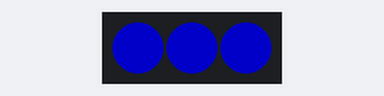
Simulated run of this sketch. Board: Arduino Uno, built with avr-gcc and run on an emulated ATmega328P. Shown: 3 RGB LEDs in strip order, left to right. Dim RGB values are drawn brighter than linear.

Above: at 0.16 s.
At 38.72 s:
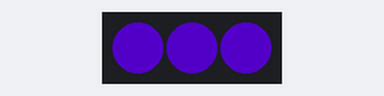
Timing chart, 0 to 40.0 s (numbered marks = the images above):
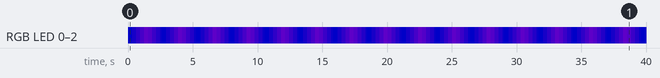

The sketch:

testLilLEDStrip.ino
```cpp
#include "FastLED.h"
#define FASTLED_INTERNAL
#define NUM_LEDS 3
#define DATA_PIN 6
#define BRIGHTNESS 100

CRGB leds[NUM_LEDS];

void setup() {
  // put your setup code here, to run once:
  FastLED.addLeds<WS2811, DATA_PIN, RGB>(leds, NUM_LEDS);
  FastLED.setBrightness( BRIGHTNESS );
}

void loop() {
  // put your main code here, to run repeatedly:
  for (int i = 0; i < NUM_LEDS; i++){
    leds[i] = CRGB::Blue;
    FastLED.show();
  }

  for( int colorStep=0; colorStep <= 127; colorStep++ ) { //to purple

        int r = colorStep;
        int g = 0;
        int b = 255;

        // Now loop though each of the LEDs and set each one to the current color
        for(int x = 0; x < NUM_LEDS; x++){
            leds[x] = CRGB(r,g,b);
        }

        // Display the colors we just set on the actual LEDs
        delay(10);
        FastLED.show();
   }

   for( int colorStep=127; colorStep >= 0; colorStep-- ) { //to blue

        int r = colorStep;
        int g = 0;
        int b = 255;

        // Now loop though each of the LEDs and set each one to the current color
        for(int x = 0; x < NUM_LEDS; x++){
            leds[x] = CRGB(r,g,b);
        }

        // Display the colors we just set on the actual LEDs
        delay(10);
        FastLED.show();
   }
}
```

Measured:
- by itself, RGB LED 0–2: off → RGB(0, 0, 100) at 0.01 s, → RGB(11, 0, 100) 0.31 s later, → RGB(23, 0, 100) 0.31 s later, → RGB(35, 0, 100) 0.31 s later, … (137 changes in this stretch)
